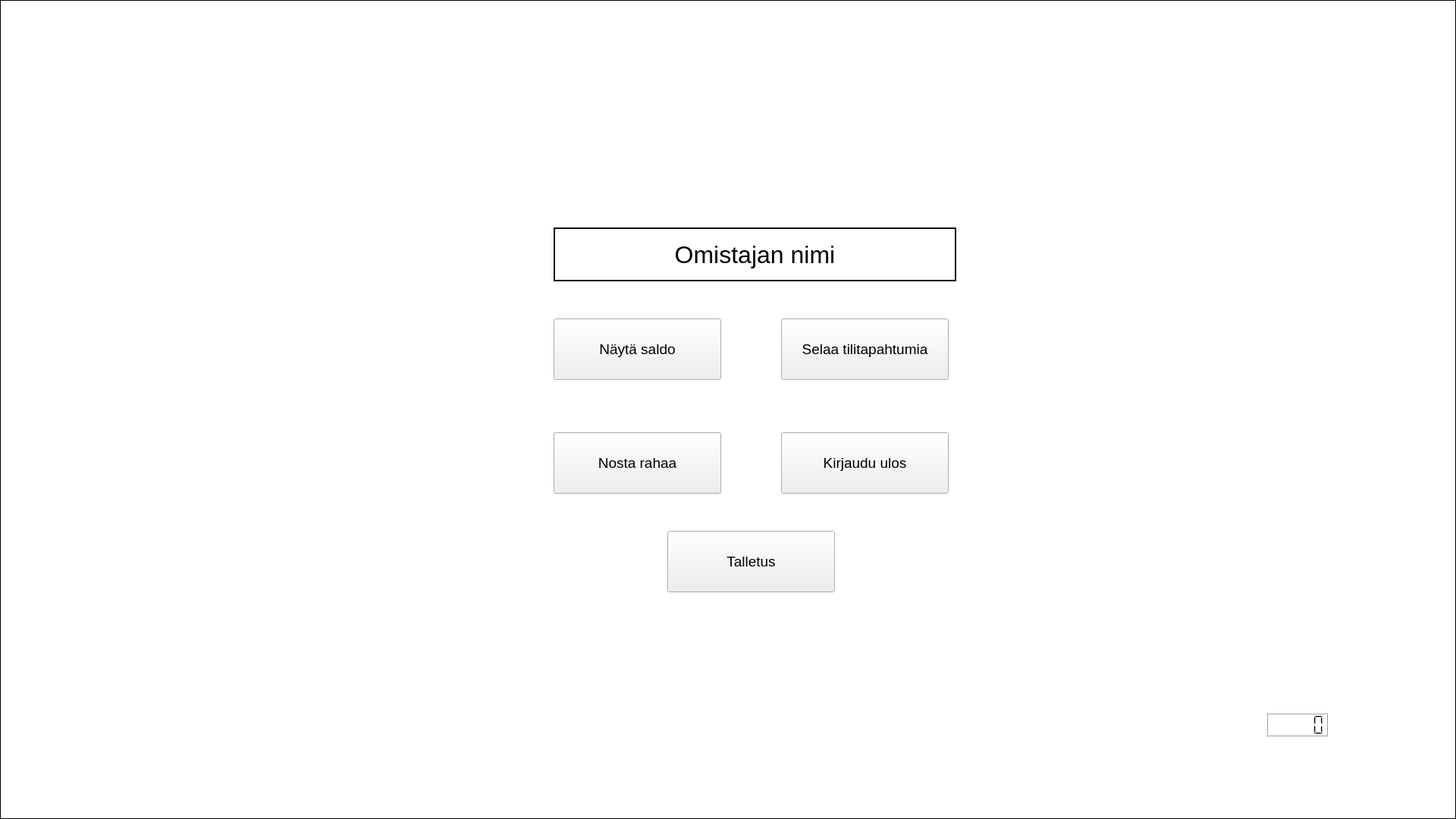
<?xml version="1.0" encoding="UTF-8"?>
<ui version="4.0">
 <class>bankwindow</class>
 <widget class="QWidget" name="bankwindow">
  <property name="geometry">
   <rect>
    <x>0</x>
    <y>0</y>
    <width>1920</width>
    <height>1080</height>
   </rect>
  </property>
  <property name="palette">
   <palette>
    <active/>
    <inactive/>
    <disabled/>
   </palette>
  </property>
  <property name="windowTitle">
   <string>Pääkäyttöliittymä</string>
  </property>
  <widget class="QPushButton" name="saldoButton">
   <property name="geometry">
    <rect>
     <x>730</x>
     <y>420</y>
     <width>221</width>
     <height>81</height>
    </rect>
   </property>
   <property name="font">
    <font>
     <pointsize>14</pointsize>
    </font>
   </property>
   <property name="text">
    <string>Näytä saldo</string>
   </property>
  </widget>
  <widget class="QPushButton" name="tapahtumaButton">
   <property name="geometry">
    <rect>
     <x>1030</x>
     <y>420</y>
     <width>221</width>
     <height>81</height>
    </rect>
   </property>
   <property name="font">
    <font>
     <pointsize>14</pointsize>
    </font>
   </property>
   <property name="text">
    <string>Selaa tilitapahtumia</string>
   </property>
  </widget>
  <widget class="QPushButton" name="nostoButton">
   <property name="geometry">
    <rect>
     <x>730</x>
     <y>570</y>
     <width>221</width>
     <height>81</height>
    </rect>
   </property>
   <property name="font">
    <font>
     <pointsize>14</pointsize>
    </font>
   </property>
   <property name="text">
    <string>Nosta rahaa</string>
   </property>
  </widget>
  <widget class="QPushButton" name="kirjauduUlosButton">
   <property name="geometry">
    <rect>
     <x>1030</x>
     <y>570</y>
     <width>221</width>
     <height>81</height>
    </rect>
   </property>
   <property name="font">
    <font>
     <pointsize>14</pointsize>
    </font>
   </property>
   <property name="text">
    <string>Kirjaudu ulos</string>
   </property>
  </widget>
  <widget class="QLabel" name="labelOmistaja">
   <property name="geometry">
    <rect>
     <x>730</x>
     <y>300</y>
     <width>531</width>
     <height>71</height>
    </rect>
   </property>
   <property name="font">
    <font>
     <pointsize>24</pointsize>
    </font>
   </property>
   <property name="contextMenuPolicy">
    <enum>Qt::DefaultContextMenu</enum>
   </property>
   <property name="autoFillBackground">
    <bool>false</bool>
   </property>
   <property name="frameShape">
    <enum>QFrame::Panel</enum>
   </property>
   <property name="lineWidth">
    <number>2</number>
   </property>
   <property name="text">
    <string>Omistajan nimi</string>
   </property>
   <property name="alignment">
    <set>Qt::AlignCenter</set>
   </property>
   <property name="wordWrap">
    <bool>false</bool>
   </property>
  </widget>
  <widget class="QPlainTextEdit" name="labelLocked">
   <property name="geometry">
    <rect>
     <x>0</x>
     <y>0</y>
     <width>1920</width>
     <height>1080</height>
    </rect>
   </property>
   <property name="font">
    <font>
     <pointsize>48</pointsize>
     <bold>false</bold>
     <strikeout>false</strikeout>
    </font>
   </property>
   <property name="acceptDrops">
    <bool>false</bool>
   </property>
   <property name="frameShape">
    <enum>QFrame::Box</enum>
   </property>
   <property name="frameShadow">
    <enum>QFrame::Plain</enum>
   </property>
   <property name="readOnly">
    <bool>true</bool>
   </property>
  </widget>
  <widget class="QPushButton" name="talletusButton">
   <property name="geometry">
    <rect>
     <x>880</x>
     <y>700</y>
     <width>221</width>
     <height>81</height>
    </rect>
   </property>
   <property name="font">
    <font>
     <pointsize>14</pointsize>
    </font>
   </property>
   <property name="text">
    <string>Talletus</string>
   </property>
  </widget>
  <widget class="QLCDNumber" name="timer">
   <property name="geometry">
    <rect>
     <x>1670</x>
     <y>940</y>
     <width>81</width>
     <height>31</height>
    </rect>
   </property>
   <property name="font">
    <font>
     <bold>false</bold>
     <kerning>true</kerning>
    </font>
   </property>
   <property name="frameShape">
    <enum>QFrame::Box</enum>
   </property>
  </widget>
  <zorder>labelLocked</zorder>
  <zorder>talletusButton</zorder>
  <zorder>saldoButton</zorder>
  <zorder>tapahtumaButton</zorder>
  <zorder>nostoButton</zorder>
  <zorder>kirjauduUlosButton</zorder>
  <zorder>labelOmistaja</zorder>
  <zorder>timer</zorder>
 </widget>
 <resources/>
 <connections/>
</ui>
